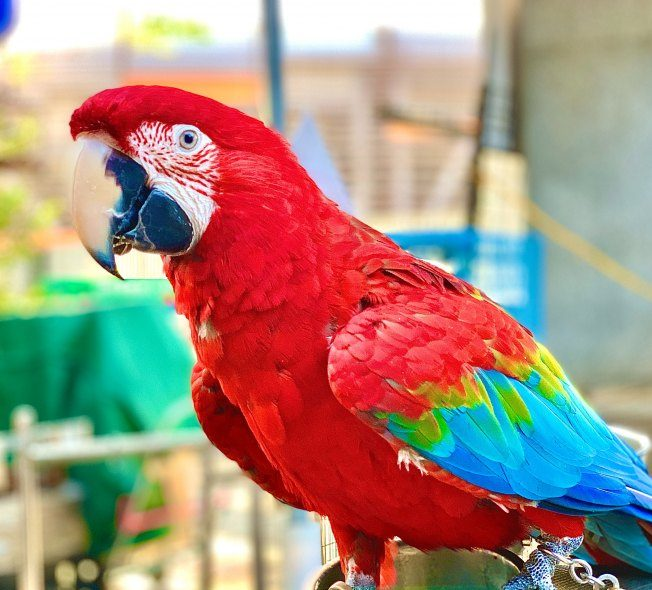
#> input picture images/parrot.jpg, 652 x 590 px
$ python 8_otsu_thresholding.py
#> lines starting #> are read from the running program, lines starting #| are printed output that depends on the picture; after the words box and inside, x2 and y2 are one past the last pixel; in counts of white or black regions, pixels touching at a corner belong together
import cv2
import numpy as np
image1 = cv2.imread('images/parrot.jpg')
#> image1 is the input picture: shape (590, 652, 3); mean B, G, R 126.5, 140.3, 165.4
img = cv2.cvtColor(image1, cv2.COLOR_BGR2GRAY)
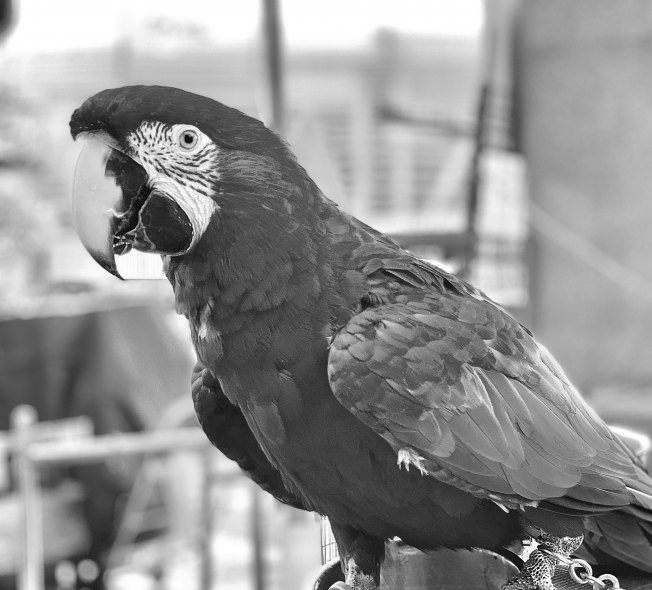
#> img: shape (590, 652); min 1, max 255, mean 146.2
# applying Otsu thresholding
# as an extra flag in binary
# thresholding
ret, thresh1 = cv2.threshold(img, 120, 255, cv2.THRESH_BINARY + cv2.THRESH_OTSU)
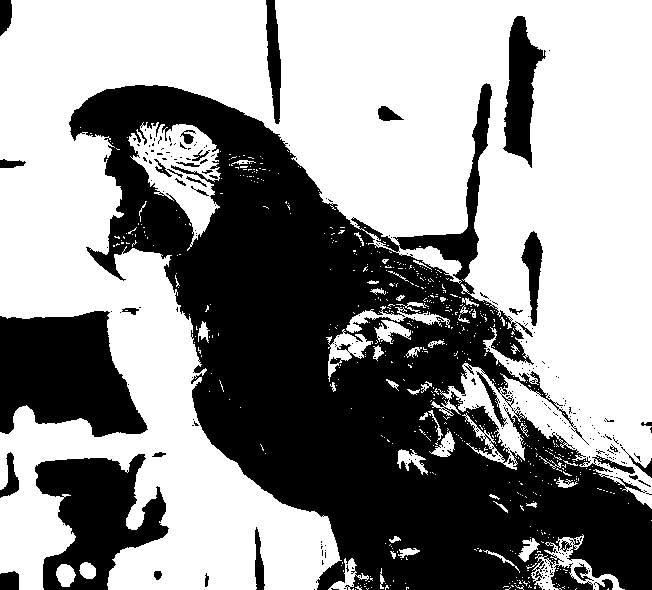
#> thresh1: shape (590, 652); 57.9% white; 287 black regions (251 under 20 px), largest, box (x1, y1, x2, y2) and area: (69, 83, 652, 590) 128031, (0, 311, 148, 437) 13274, (35, 454, 169, 590) 10219
#> ret = 137
cv2.imshow('Otsu Threshold', thresh1)
if cv2.waitKey(0) & 0xff == 27:
#> (key Esc is pressed here)
    cv2.destroyAllWindows()
